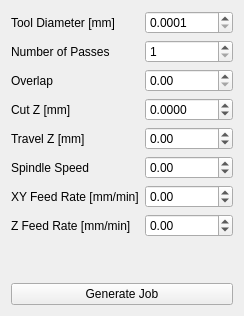
                  <widget class="QWidget" name="top_page">
                   <layout class="QGridLayout" name="gridLayout_2">
                    <item row="3" column="1">
                     <widget class="QDoubleSpinBox" name="top_cut_z_dsb">
                      <property name="accelerated">
                       <bool>true</bool>
                      </property>
                      <property name="decimals">
                       <number>4</number>
                      </property>
                      <property name="minimum">
                       <double>-9999.000000000000000</double>
                      </property>
                      <property name="maximum">
                       <double>9999.000000000000000</double>
                      </property>
                      <property name="singleStep">
                       <double>0.000100000000000</double>
                      </property>
                      <property name="value">
                       <double>0.000000000000000</double>
                      </property>
                     </widget>
                    </item>
                    <item row="0" column="0">
                     <widget class="QLabel" name="top_tool_diameter_la">
                      <property name="text">
                       <string>Tool Diameter [mm]</string>
                      </property>
                     </widget>
                    </item>
                    <item row="11" column="0" colspan="2">
                     <widget class="QPushButton" name="top_generate_job_pb">
                      <property name="text">
                       <string>Generate Job</string>
                      </property>
                     </widget>
                    </item>
                    <item row="1" column="0">
                     <widget class="QLabel" name="top_n_passes_la">
                      <property name="text">
                       <string>Number of Passes</string>
                      </property>
                     </widget>
                    </item>
                    <item row="10" column="0" colspan="2">
                     <spacer name="top_vertical_spacer">
                      <property name="orientation">
                       <enum>Qt::Orientation::Vertical</enum>
                      </property>
                      <property name="sizeHint" stdset="0">
                       <size>
                        <width>20</width>
                        <height>40</height>
                       </size>
                      </property>
                     </spacer>
                    </item>
                    <item row="4" column="0">
                     <widget class="QLabel" name="top_travel_z_la">
                      <property name="text">
                       <string>Travel Z [mm]</string>
                      </property>
                     </widget>
                    </item>
                    <item row="4" column="1">
                     <widget class="QDoubleSpinBox" name="top_travel_z_dsb">
                      <property name="accelerated">
                       <bool>true</bool>
                      </property>
                      <property name="decimals">
                       <number>2</number>
                      </property>
                      <property name="minimum">
                       <double>-9999.000000000000000</double>
                      </property>
                      <property name="maximum">
                       <double>9999.000000000000000</double>
                      </property>
                      <property name="singleStep">
                       <double>0.010000000000000</double>
                      </property>
                     </widget>
                    </item>
                    <item row="3" column="0">
                     <widget class="QLabel" name="top_cut_z_la">
                      <property name="text">
                       <string>Cut Z [mm]</string>
                      </property>
                     </widget>
                    </item>
                    <item row="2" column="0">
                     <widget class="QLabel" name="top_overlap_la">
                      <property name="text">
                       <string>Overlap</string>
                      </property>
                     </widget>
                    </item>
                    <item row="6" column="0">
                     <widget class="QLabel" name="top_spindle_speed_la">
                      <property name="text">
                       <string>Spindle Speed</string>
                      </property>
                     </widget>
                    </item>
                    <item row="7" column="1">
                     <widget class="QDoubleSpinBox" name="top_xy_feed_rate_dsb">
                      <property name="accelerated">
                       <bool>true</bool>
                      </property>
                      <property name="decimals">
                       <number>2</number>
                      </property>
                      <property name="minimum">
                       <double>-9999.000000000000000</double>
                      </property>
                      <property name="maximum">
                       <double>9999.000000000000000</double>
                      </property>
                     </widget>
                    </item>
                    <item row="0" column="1">
                     <widget class="QDoubleSpinBox" name="top_tool_diameter_dsb">
                      <property name="accelerated">
                       <bool>true</bool>
                      </property>
                      <property name="decimals">
                       <number>4</number>
                      </property>
                      <property name="minimum">
                       <double>0.000100000000000</double>
                      </property>
                      <property name="maximum">
                       <double>100.000000000000000</double>
                      </property>
                      <property name="singleStep">
                       <double>0.000100000000000</double>
                      </property>
                      <property name="stepType">
                       <enum>QAbstractSpinBox::StepType::DefaultStepType</enum>
                      </property>
                     </widget>
                    </item>
                    <item row="7" column="0">
                     <widget class="QLabel" name="top_xy_feed_rate_la">
                      <property name="text">
                       <string>XY Feed Rate [mm/min]</string>
                      </property>
                     </widget>
                    </item>
                    <item row="1" column="1">
                     <widget class="QSpinBox" name="top_n_passes_sb">
                      <property name="minimum">
                       <number>1</number>
                      </property>
                     </widget>
                    </item>
                    <item row="6" column="1">
                     <widget class="QDoubleSpinBox" name="top_spindle_speed_dsb">
                      <property name="decimals">
                       <number>2</number>
                      </property>
                      <property name="minimum">
                       <double>-9999.000000000000000</double>
                      </property>
                      <property name="maximum">
                       <double>9999.000000000000000</double>
                      </property>
                     </widget>
                    </item>
                    <item row="2" column="1">
                     <widget class="QDoubleSpinBox" name="top_overlap_dsb">
                      <property name="accelerated">
                       <bool>true</bool>
                      </property>
                      <property name="decimals">
                       <number>2</number>
                      </property>
                      <property name="minimum">
                       <double>0.000000000000000</double>
                      </property>
                      <property name="maximum">
                       <double>1.000000000000000</double>
                      </property>
                      <property name="singleStep">
                       <double>0.010000000000000</double>
                      </property>
                     </widget>
                    </item>
                    <item row="9" column="0">
                     <widget class="QLabel" name="top_z_feed_rate_la">
                      <property name="text">
                       <string>Z Feed Rate [mm/min]</string>
                      </property>
                     </widget>
                    </item>
                    <item row="9" column="1">
                     <widget class="QDoubleSpinBox" name="top_z_feed_rate_dsb">
                      <property name="accelerated">
                       <bool>true</bool>
                      </property>
                      <property name="decimals">
                       <number>2</number>
                      </property>
                      <property name="minimum">
                       <double>-9999.000000000000000</double>
                      </property>
                      <property name="maximum">
                       <double>9999.000000000000000</double>
                      </property>
                     </widget>
                    </item>
                   </layout>
                  </widget>
